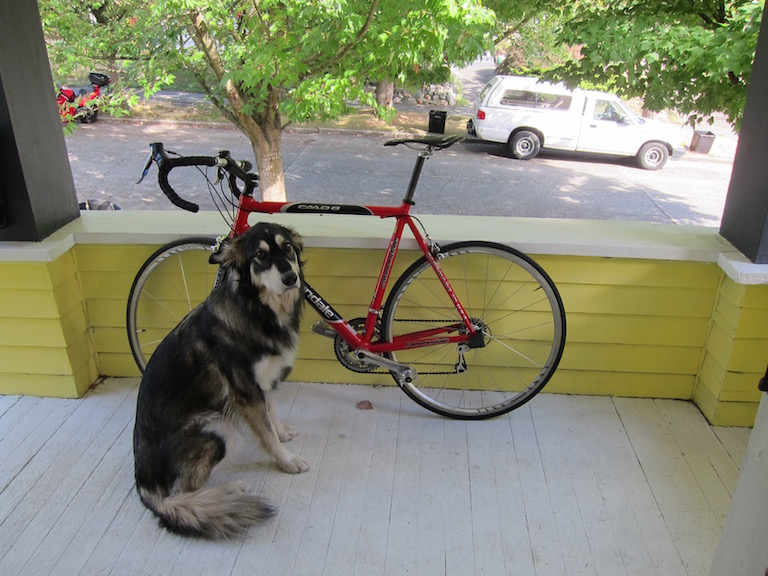
#> input picture 1_pic_three-channel display/dog.jpg, 768 x 576 px
$ python 1_dog_rgb.py
#> lines starting #> are read from the running program, lines starting #| are printed output that depends on the picture
import matplotlib
matplotlib.use('TkAgg')
import matplotlib.pyplot as plt
import numpy as np
import cv2
im = cv2.imread('dog.jpg')
#> im is the input picture: shape (576, 768, 3); mean B, G, R 114.1, 135.7, 134.4
print('the data demension of input image is:')
print(im.shape)
#| (576, 768, 3)
plt.subplot(221)
plt.title('org image')
plt.imshow(im)

b,g,r = cv2.split(im)
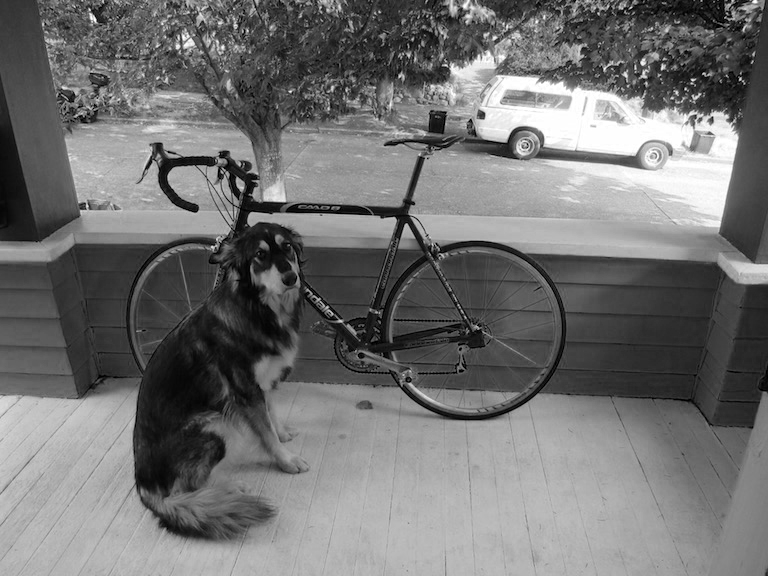
#> b: shape (576, 768); min 0, max 255, mean 114.1
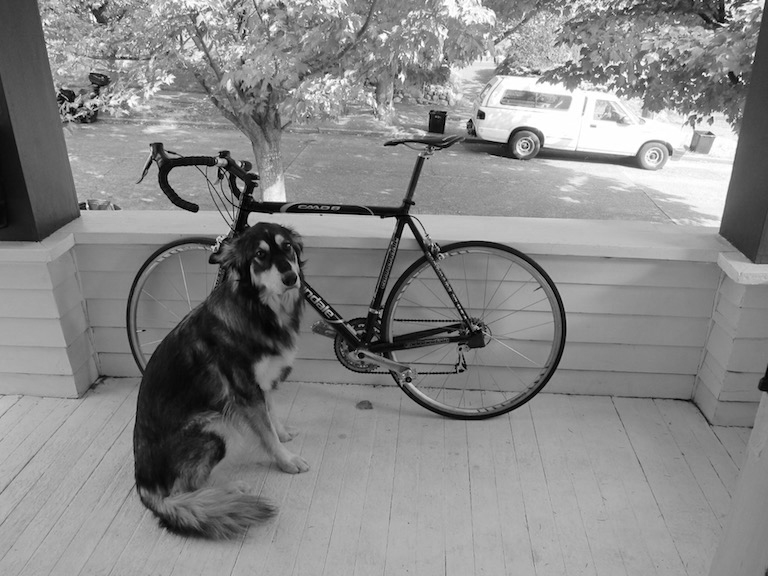
#> g: shape (576, 768); min 0, max 255, mean 135.7
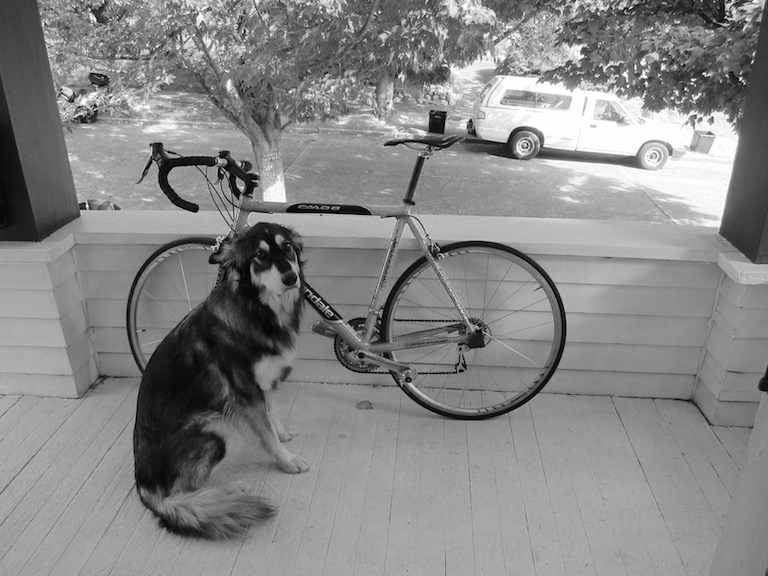
#> r: shape (576, 768); min 0, max 255, mean 134.4


# 显示图片的第一个通道
dog_Rc = np.zeros((576,768,3),np.uint8)
dog_Rc[:, :, 0] = b
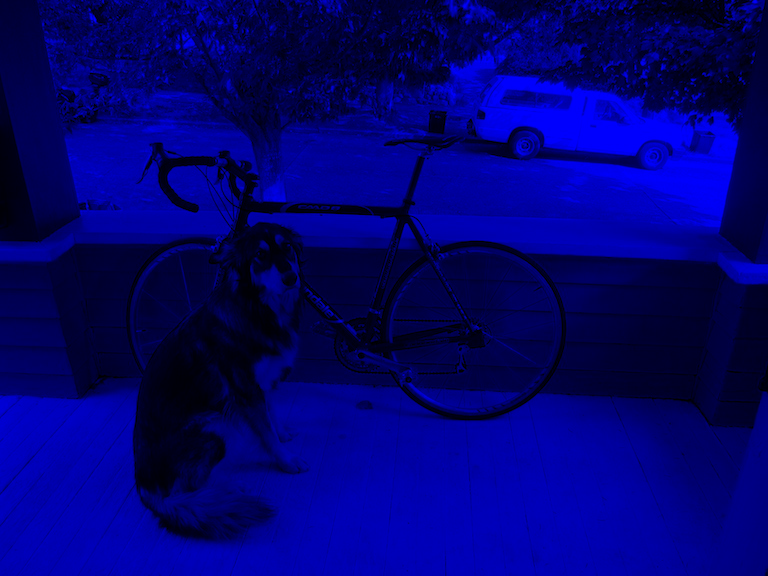
#> dog_Rc: shape (576, 768, 3); mean of channels 0, 1, 2 114.1, 0, 0; drawn as B, G, R
plt.subplot(222)
plt.title('Red channel')
plt.imshow(dog_Rc)


# 显示图片的第二个通道
dog_Gc = np.zeros((576,768,3),np.uint8)
dog_Gc[:, :, 1] = g
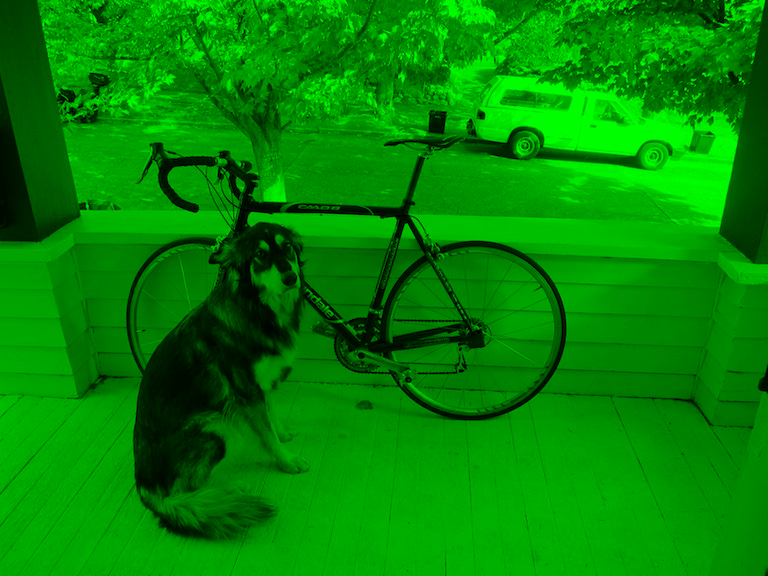
#> dog_Gc: shape (576, 768, 3); mean of channels 0, 1, 2 0, 135.7, 0; drawn as B, G, R
plt.subplot(223)
plt.title('Green channel')
plt.imshow(dog_Gc)


# 显示图片的第三个通道
dog_Bc = np.zeros((576,768,3),np.uint8)
dog_Bc[:, :, 2] = b
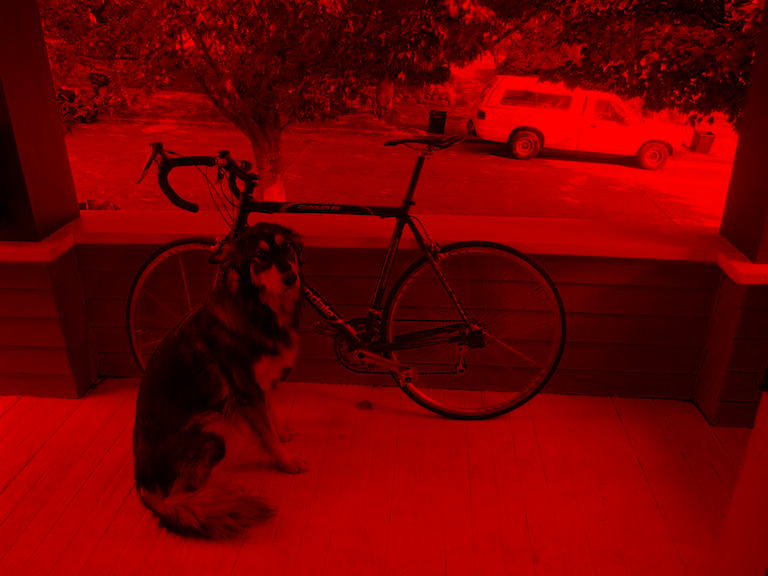
#> dog_Bc: shape (576, 768, 3); mean of channels 0, 1, 2 0, 0, 114.1; drawn as B, G, R
plt.subplot(224)
plt.title('Blue channel')
plt.imshow(dog_Bc,cmap='Blues')
plt.show()
#> figure, not shown here; B, G, R data is drawn as R, G, B
